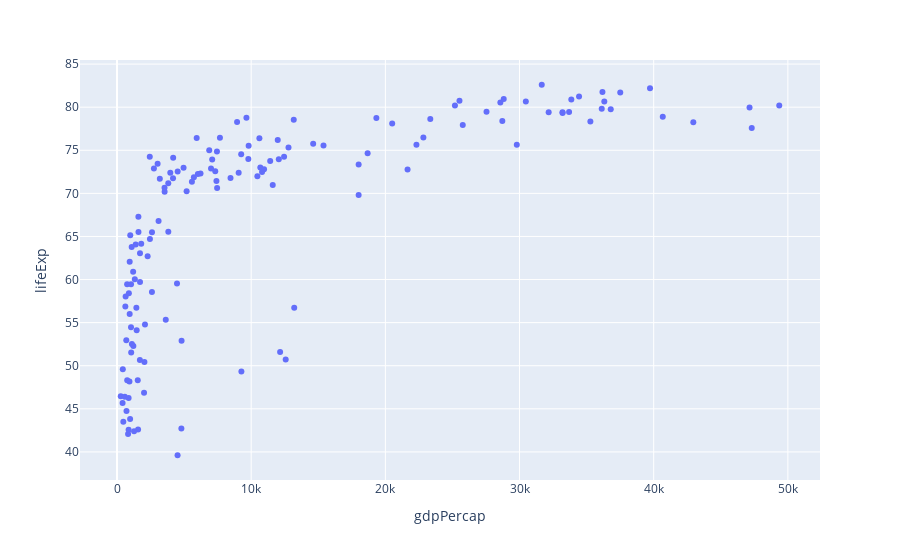

Source (notebook cell):
### Markdown cell above
1. Make a simple scatter using `px.scatter` and passing the data frame as well as the names of the two columns that will be ploted as `x` and `y` respectively. Then, use the method `show` to display it.

### Code cell
fig = px.scatter(df, x='gdpPercap', y ='lifeExp')
fig.show()

### Figure 1 — Plotly figure (JSON) as saved in the notebook; plotly's stock layout.template omitted (floating-point values rounded to 4 significant figures; data arrays with more than 128 entries replaced by an {"elided": "..."} marker saying what was removed)
{"data": [{"hovertemplate": "gdpPercap=%{x}<br>lifeExp=%{y}<extra></extra>", "legendgroup": "", "marker": {"color": "#636efa", "symbol": "circle"}, "mode": "markers", "name": "", "orientation": "v", "showlegend": false, "type": "scatter", "x": {"elided": "142 float values"}, "xaxis": "x", "y": {"elided": "142 float values"}, "yaxis": "y"}], "layout": {"legend": {"tracegroupgap": 0}, "margin": {"t": 60}, "xaxis": {"anchor": "y", "domain": [0, 1], "title": {"text": "gdpPercap"}}, "yaxis": {"anchor": "x", "domain": [0, 1], "title": {"text": "lifeExp"}}}}
